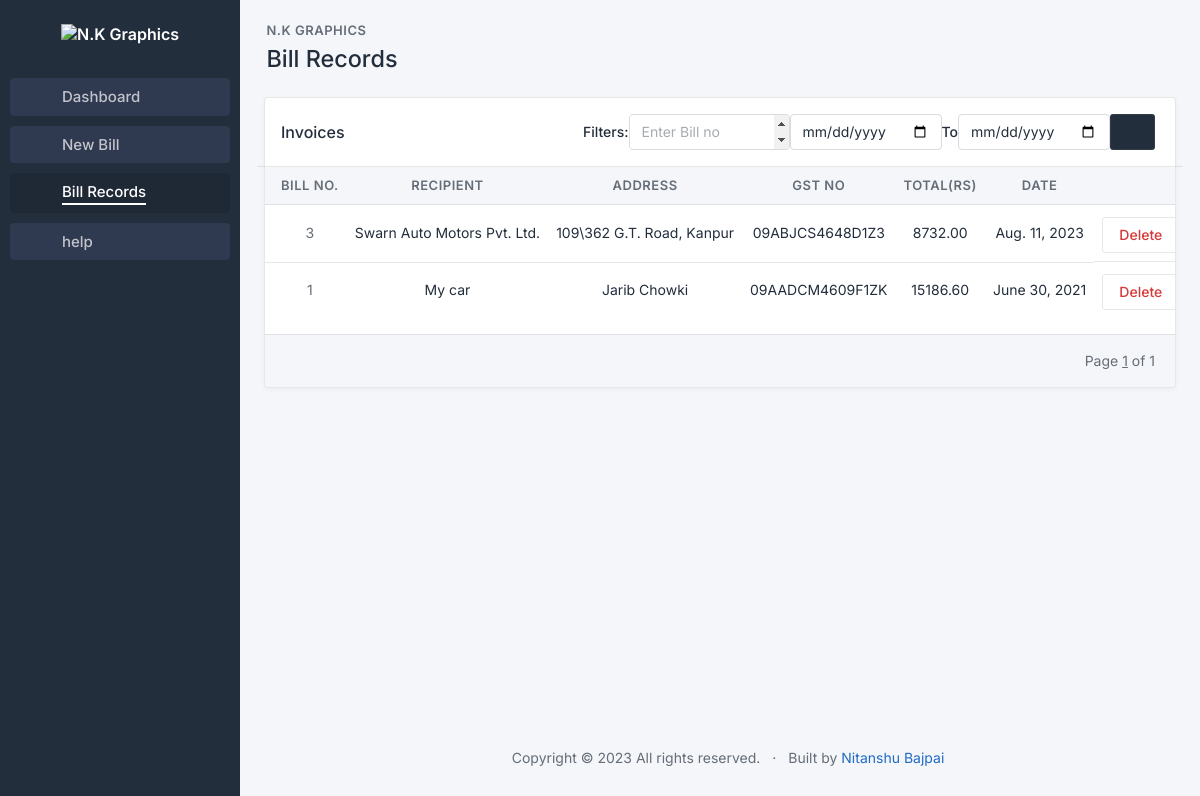
Page /records on the earlier database version.
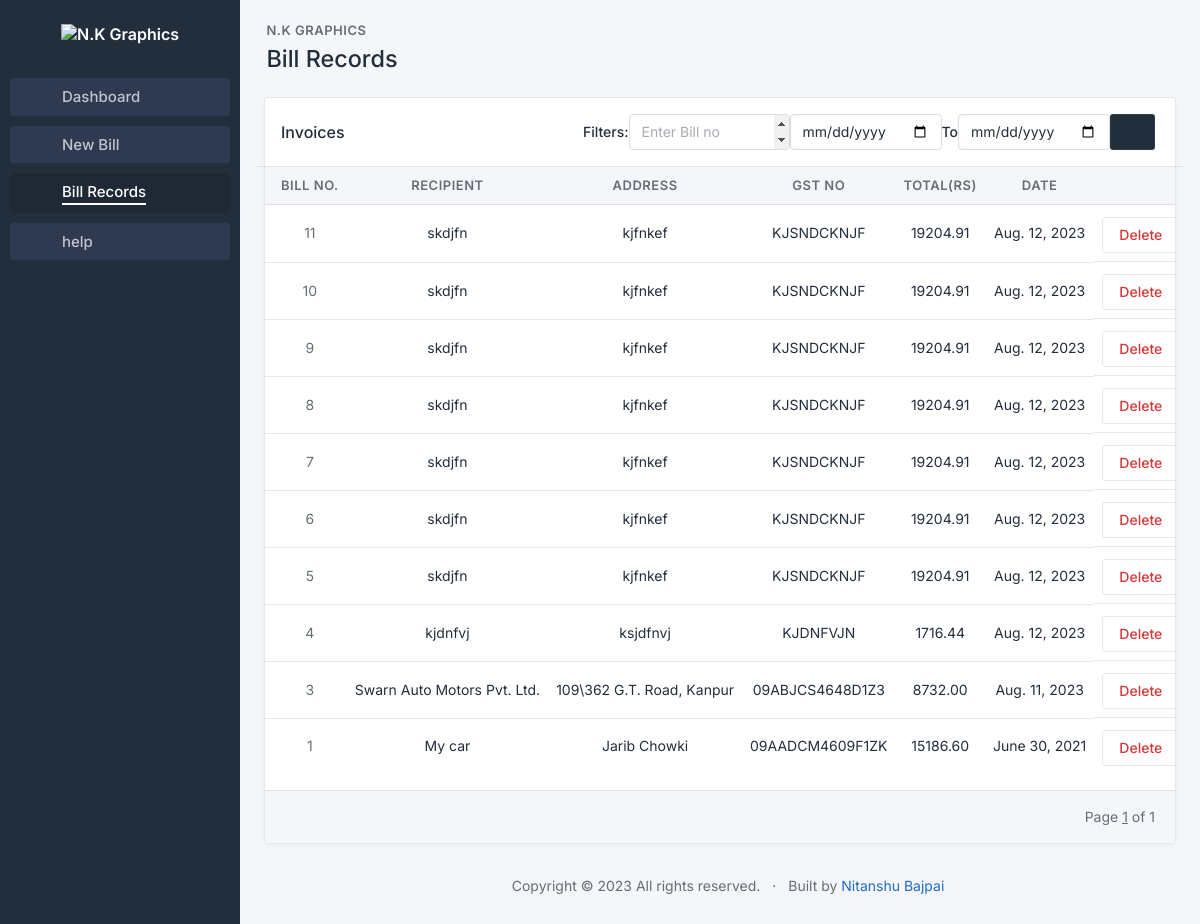
Same page on the later database version.
### billmanage/models.py (models this page shows)
class bill(models.Model):
    billno = models.IntegerField(primary_key= True, null=False, blank=False)
    date = models.DateField(default=timezone.now, null=False, blank=False)
    recipient = models.TextField(null=False, blank=False, max_length=100)
    address = models.TextField(null=False, blank=False, max_length=200)
    GSTno = models.CharField(null=False, blank=False, max_length=15)
    cgst = models.DecimalField(null=False, blank=False, max_digits=10, decimal_places=2)
    sgst = models.DecimalField(null=False, blank=False, max_digits=10, decimal_places=2)
    total = models.DecimalField(null=False, blank=False, max_digits=12, decimal_places=2)
    grandtotal = models.DecimalField(null=False, blank=False, max_digits=12, decimal_places=2)

### billmanage/views.py (the view)
# urls.py: path('records', billviews.records, name='records'),
def records(request):
    if request.method=='POST':
        startingdate = request.POST['start']
        billno = request.POST['billno']
        enddate = request.POST.get('end') or datetime.now()
        if billno:
            billobj = bill.objects.filter(billno=billno)
        elif startingdate:
            billobj = bill.objects.filter(date__range=[startingdate, enddate]).order_by('-date')
        else:
            billobj = bill.objects.all().order_by('-billno')
    else:
        billobj = bill.objects.all().order_by('-billno')
    paginator = Paginator(billobj, 10)
    page_number = request.GET.get('page')
    try:
        bills = paginator.page(page_number)
    except PageNotAnInteger:
        bills = paginator.page(1)
    except EmptyPage:
        bills = paginator.page(paginator.num_pages)
    return render(request, 'billmanage/records.html', {'bills': bills})

### billmanage/templates/billmanage/records.html (shortened to what the changed rows need)
{% load static %}
<!doctype html>
<html lang="en">
  <head>
    <link href="{% static 'css/tabler.min.css' %}" rel="stylesheet"/>
    <link href="{% static 'css/tabler-flags.min.css' %}" rel="stylesheet"/>
    <link href="{% static 'css/tabler-payments.min.css' %}" rel="stylesheet"/>
    <link href="{% static 'css/tabler-vendors.min.css' %}" rel="stylesheet"/>
    <link href="{% static 'css/demo.min.css' %}" rel="stylesheet"/>
    <link href="{% static 'typicons.font-2.1.2/src/font/typicons.css' %}" rel="stylesheet"/>
  </head>
  <body class="antialiased">
    <div class="page">
      <aside class="navbar navbar-vertical navbar-expand-lg navbar-dark">
        <div class="container-fluid">
          <h1 class="navbar-brand navbar-brand-autodark">
            <a href=".">
              <img src="{% static 'img/logodash.png' %}" width="auto" height="50" alt="N.K Graphics" class="mt-2">
            </a>
          </h1>
        </div>
      </aside>
      <div class="content">
        <div class="container-xl">
			<div class="page-header d-print-none">
			  <div class="row align-items-center">
				<div class="col" style="zoom: 130%;">
					  <h2 class="page-title">
						Bill Records
					  </h2>
				</div>
			  </div>
			</div>
			<div class="card">
                <div class="table-responsive" >
                  <table class="table card-table table-vcenter text-nowrap datatable">
                    <thead>
                        <tr class="text-center">
                            <th style="width: 4 rem; font-size: 13px;">Bill No.</th>
                            <th style="width: 10rem; font-size: 13px;">Recipient</th>
                            <th style="width: 15rem;overflow-wrap: break-word;font-size: 13px;">Address</th>
                            <th style="width: 8rem;font-size: 13px;">GST no</th>
                            <th style="font-size: 13px;">Total(Rs)</th>
                            <th style="font-size: 13px;">Date</th>
                            <th></th>
                          </tr>
                    </thead>
                    <tbody class="text-center">
                    {% for bill in bills%}
                      <tr>
                        <td style="width: 5rem;"><span class="text-muted">{{bill.billno}}</span></td>
                        <td style="width: 10rem;"><a href="{% url 'invoice' billno=bill.billno %}" class="text-reset" tabindex="-1">{{bill.recipient}}</a></td>
                        <td style="width: 15rem;overflow-wrap: break-word;">{{bill.address}}</td>
                        <td style="width: 8rem;">{{bill.GSTno}}</td>
                        <td>{{bill.grandtotal}}</td>
                        <td>{{bill.date}}</td>
                        <td class="text-end d-flex" style="justify-content: space-around;">
                            <a  href="{% url 'delete' billno=bill.billno %}" style="text-decoration: none;"><button class="btn btn-outline-red pl-2 pr-2 mt-1" >Delete</button></a>
                        </td>
                      </tr>
                    {% endfor %}
                    </tbody>
                  </table>
                </div>
              </div>
		  </div>
      </div>
    </div>
  </body>
</html>

Differences in the rows shown:
added bill: billno "11", recipient "skdjfn", address "kjfnkef", GSTno "KJSNDCKNJF", grandtotal "19204.91", date "Aug. 12, 2023"
added bill: billno "10", recipient "skdjfn", address "kjfnkef", GSTno "KJSNDCKNJF", grandtotal "19204.91", date "Aug. 12, 2023"
added bill: billno "9", recipient "skdjfn", address "kjfnkef", GSTno "KJSNDCKNJF", grandtotal "19204.91", date "Aug. 12, 2023"
added bill: billno "8", recipient "skdjfn", address "kjfnkef", GSTno "KJSNDCKNJF", grandtotal "19204.91", date "Aug. 12, 2023"
added bill: billno "7", recipient "skdjfn", address "kjfnkef", GSTno "KJSNDCKNJF", grandtotal "19204.91", date "Aug. 12, 2023"
added bill: billno "6", recipient "skdjfn", address "kjfnkef", GSTno "KJSNDCKNJF", grandtotal "19204.91", date "Aug. 12, 2023"
added bill: billno "5", recipient "skdjfn", address "kjfnkef", GSTno "KJSNDCKNJF", grandtotal "19204.91", date "Aug. 12, 2023"
added bill: billno "4", recipient "kjdnfvj", address "ksjdfnvj", GSTno "KJDNFVJN", grandtotal "1716.44", date "Aug. 12, 2023"
